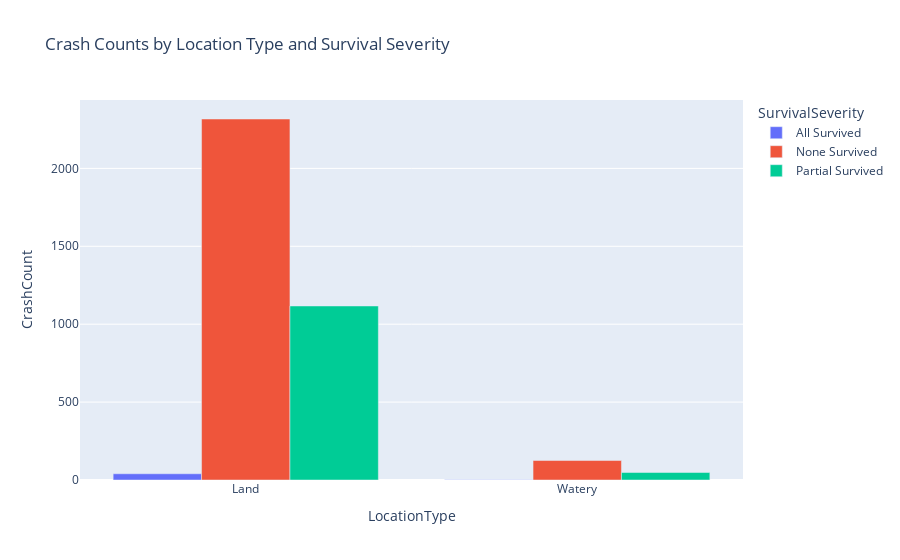

Source (notebook cell):
### Markdown cell above
**Part 2.1**: Analysis by the **Location Type** (Land, Watery)

### Code cell
# Extract the count of crashes for each 'ServivalSeverity' catogory within 'LocationType' except the 'Unknown' category
crash_counts = train_df[train_df['LocationType'] != 'Unknown'].groupby(['LocationType', 'SurvivalSeverity']).size().reset_index(name='CrashCount')

# Plot the 'crash_counts' using grouped bar chart
fig = px.bar(
    crash_counts,
    x='LocationType',
    y='CrashCount',
    color='SurvivalSeverity',
    barmode='group',
    title='Crash Counts by Location Type and Survival Severity')
fig

### Figure 1 — Plotly figure (JSON) as saved in the notebook; plotly's stock layout.template omitted (floating-point values rounded to 4 significant figures)
{"data": [{"alignmentgroup": "True", "hovertemplate": "SurvivalSeverity=All Survived<br>LocationType=%{x}<br>CrashCount=%{y}<extra></extra>", "legendgroup": "All Survived", "marker": {"color": "#636efa", "pattern": {"shape": ""}}, "name": "All Survived", "offsetgroup": "All Survived", "orientation": "v", "showlegend": true, "textposition": "auto", "type": "bar", "x": ["Land", "Watery"], "xaxis": "x", "y": [40, 1], "yaxis": "y"}, {"alignmentgroup": "True", "hovertemplate": "SurvivalSeverity=None Survived<br>LocationType=%{x}<br>CrashCount=%{y}<extra></extra>", "legendgroup": "None Survived", "marker": {"color": "#EF553B", "pattern": {"shape": ""}}, "name": "None Survived", "offsetgroup": "None Survived", "orientation": "v", "showlegend": true, "textposition": "auto", "type": "bar", "x": ["Land", "Watery"], "xaxis": "x", "y": [2317, 125], "yaxis": "y"}, {"alignmentgroup": "True", "hovertemplate": "SurvivalSeverity=Partial Survived<br>LocationType=%{x}<br>CrashCount=%{y}<extra></extra>", "legendgroup": "Partial Survived", "marker": {"color": "#00cc96", "pattern": {"shape": ""}}, "name": "Partial Survived", "offsetgroup": "Partial Survived", "orientation": "v", "showlegend": true, "textposition": "auto", "type": "bar", "x": ["Land", "Watery"], "xaxis": "x", "y": [1117, 48], "yaxis": "y"}], "layout": {"barmode": "group", "legend": {"title": {"text": "SurvivalSeverity"}, "tracegroupgap": 0}, "title": {"text": "Crash Counts by Location Type and Survival Severity"}, "xaxis": {"anchor": "y", "domain": [0, 1], "title": {"text": "LocationType"}}, "yaxis": {"anchor": "x", "domain": [0, 1], "title": {"text": "CrashCount"}}}}
